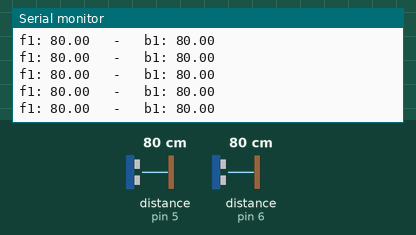
Simulated run of this sketch. Board: Arduino Mega 2560, built with avr-gcc and run on an emulated ATmega2560. Shown: the last lines printed to the serial monitor. Inputs (shaded band) come from the test bench; at power-on: distance to the obstacle (sensors on pin 5, pin 6) 80 cm. The echo pulse lasts 58.3 µs per cm.

Above: at 1.2 s.
1.3 s: distance to the obstacle (sensor on pin 5) set to 2 cm
At 1.85 s:
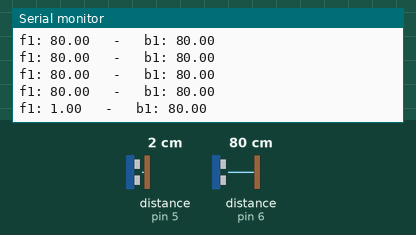
2.8 s: distance to the obstacle (sensor on pin 6) set to 2 cm
At 2.89 s:
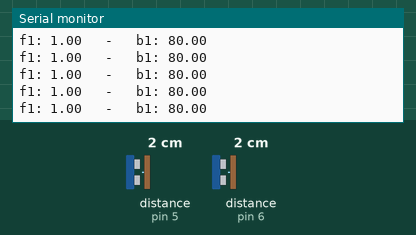
4.3 s: distance to the obstacle (sensor on pin 5) set to 4 cm
At 4.31 s:
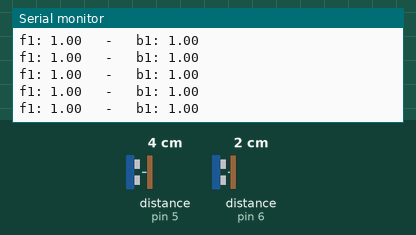
5.8 s: distance to the obstacle (sensor on pin 6) set to 4 cm
At 5.94 s:
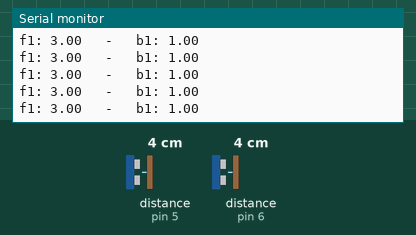
Timing chart, 0 to 8.3 s (numbered marks = the images above; inputs shaded):
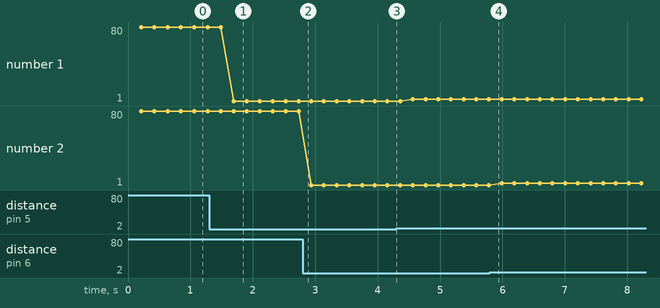

Measured:
- after the input at 1.3 s, the serial monitor: prints a new line after 0.39 s (image 1)
- plotted number 1: 1 → 3 after the input at 4.3 s

The sketch:

Front_Back_Sonar_Isolated.ino
```cpp
#include <math.h>

#define trigPin_1 41
#define echoPin_1 39
#define trigPin_2 21
#define echoPin_2 23
#define trigPin_3 25
#define echoPin_3 27
#define trigPin_4 37
#define echoPin_4 35

//#define (Pin-On-Sensor)_(Sensor-Number) (Pin-On-Arduino)
#define pinF_2 5      //Front sonar echo pin
#define pinB_2 6      //Back sonar echo pin
#define pinB_4 11     //F_B sonar trigger pin

double duration, distance_corner, distance_front_back, s1, s2, s3, s4, f1, b1;
double CalibrationFactor;

void setup() {
  Serial.begin(115200);

  pinMode(pinF_2, INPUT);
  pinMode(pinB_2, INPUT);
  pinMode(pinB_4, OUTPUT); //--------------------------------------------------------------------------------uses pin 2 for triggeringboth front and back sonar sensor.
  CalibrationFactor = 58.3; //Approx. around 58
  SonarSensor_Front_Back(CalibrationFactor);

}

void loop() {
  f1 = SonarSensor_Front_Back(pinB_4, pinF_2);
  delayMicroseconds(10);
  b1 = SonarSensor_Front_Back(pinB_4, pinB_2);


  Serial.print("f1: ");
  Serial.print(f1);
  Serial.print("   -   ");
  Serial.print("b1: ");
  Serial.println(b1);


}
```

Front_Back_Sonar.ino
```cpp
void SonarSensor_Front_Back(double CalibrationFactor){
  CalibrationFactor = CalibrationFactor;
  }

int SonarSensor_Front_Back(int trigPin,int echoPin){

  digitalWrite(trigPin, HIGH);
  delayMicroseconds(500); //trigger delay for reduced interference
  digitalWrite(trigPin, LOW);

  duration = pulseIn(echoPin, HIGH);
  distance_front_back = (duration / CalibrationFactor);
  delayMicroseconds(5); //helps make the distance readings more stable

  delay(100);
  return distance_front_back;
}
```

Speed_of_Sound_Calibration.ino
```cpp
const int ThermistorPin = 0;
double AmbientTemp; //Celcius

double CalibrationFactorCalculation(){
  double RawTemp = analogRead(0); //Reads raw temperature data, stores it in RawTemp

  AmbientTemp = log(10000.0*((1024.0/RawTemp-1))); //= log(10000.0/(1024.0/RawTemp-1)) // for pull-up configuration
  AmbientTemp = 1 / (0.001129148 + (0.000234125 + (0.0000000876741 * AmbientTemp * AmbientTemp ))* AmbientTemp );
  AmbientTemp = AmbientTemp - 273.15;            // Convert Kelvin to Celcius

  CalibrationFactor = (1 / (331 + (0.6 * (AmbientTemp)))) * (20000); //Use SI units for calculation

  if(AmbientTemp >= 270 || AmbientTemp <= -270){ //Safeguard for failed Thermistor
      CalibrationFactor = 58.3; //Factory calibration factor
    }
  return CalibrationFactor;
  }
```
